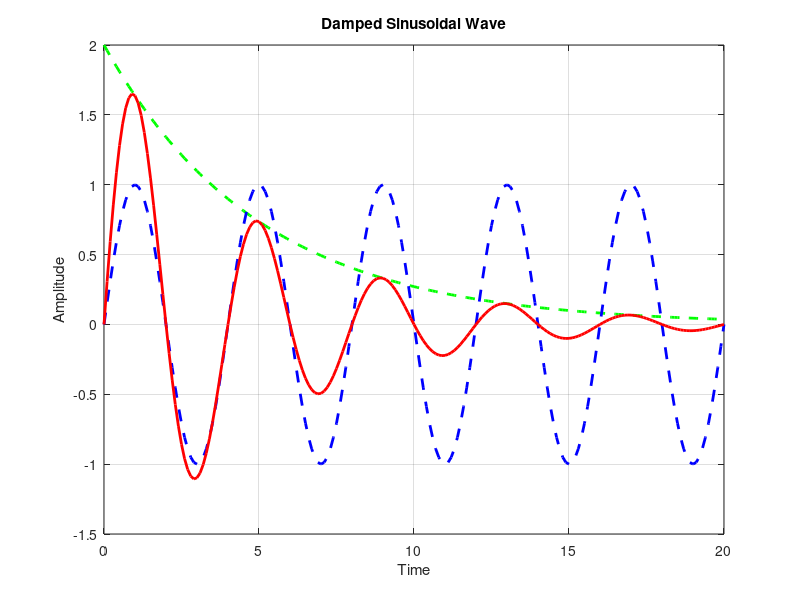

The MATLAB source for this figure:
clc;
clear;
t=[0:0.1:20];
x1=2*exp(-0.2*t);
plot(t,x1,'--g','linewidth',2);
hold on
f=0.25;
x2=sin(2*pi*f*t);
plot(t,x2,'--b','linewidth',2);
hold on
x=x1.*x2;
plot(t,x,'-r','linewidth',2);
xlabel('Time')
ylabel('Amplitude')
title('Damped Sinusoidal Wave')
grid on
hold off